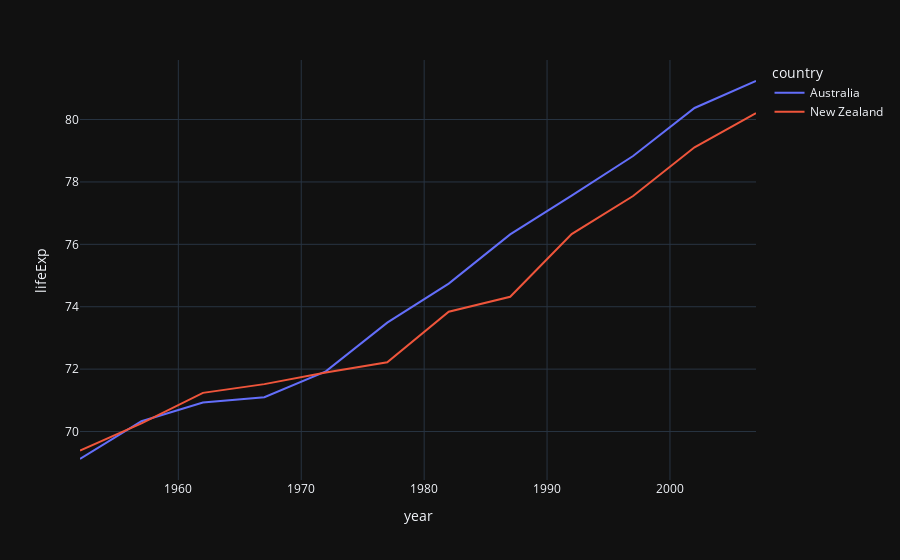

Write notebook code for a chart like this one.
### Code cell
df = px.data.gapminder().query("continent=='Oceania'")
fig = px.line(df, x="year", y="lifeExp", color='country')
fig.show()

### Figure 1 — Plotly figure (JSON) as saved in the notebook; plotly's stock layout.template omitted (floating-point values rounded to 4 significant figures)
{"data": [{"hovertemplate": "country=Australia<br>year=%{x}<br>lifeExp=%{y}<extra></extra>", "legendgroup": "Australia", "line": {"color": "#636efa", "dash": "solid"}, "marker": {"symbol": "circle"}, "mode": "lines", "name": "Australia", "orientation": "v", "showlegend": true, "x": [1952, 1957, 1962, 1967, 1972, 1977, 1982, 1987, 1992, 1997, 2002, 2007], "xaxis": "x", "y": [69.12, 70.33, 70.93, 71.1, 71.93, 73.49, 74.74, 76.32, 77.56, 78.83, 80.37, 81.23], "yaxis": "y", "type": "scatter"}, {"hovertemplate": "country=New Zealand<br>year=%{x}<br>lifeExp=%{y}<extra></extra>", "legendgroup": "New Zealand", "line": {"color": "#EF553B", "dash": "solid"}, "marker": {"symbol": "circle"}, "mode": "lines", "name": "New Zealand", "orientation": "v", "showlegend": true, "x": [1952, 1957, 1962, 1967, 1972, 1977, 1982, 1987, 1992, 1997, 2002, 2007], "xaxis": "x", "y": [69.39, 70.26, 71.24, 71.52, 71.89, 72.22, 73.84, 74.32, 76.33, 77.55, 79.11, 80.2], "yaxis": "y", "type": "scatter"}], "layout": {"xaxis": {"anchor": "y", "domain": [0.0, 1.0], "title": {"text": "year"}}, "yaxis": {"anchor": "x", "domain": [0.0, 1.0], "title": {"text": "lifeExp"}}, "legend": {"title": {"text": "country"}, "tracegroupgap": 0}, "margin": {"t": 60}}}
